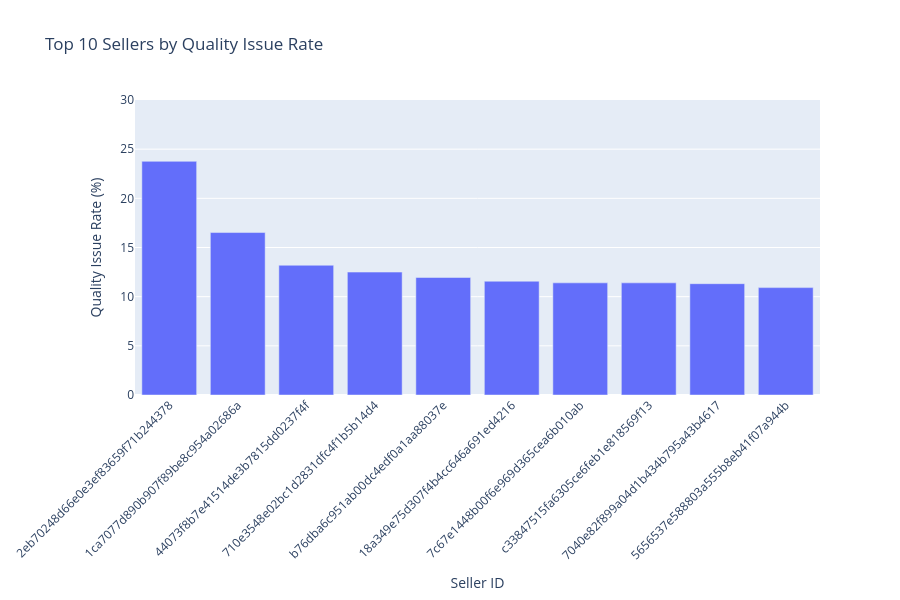

Notebook cell for this chart:
### Code cell
import plotly.express as px

top_10_sellers = (
    seller_analysis[seller_analysis['total_deliveries'] > 100]
    .sort_values('quality_issue_rate', ascending=False)
    .head(10)
)

fig = px.bar(
    top_10_sellers,
    x='seller_id',
    y='quality_issue_rate',
    hover_data=[
        'quality_issues',
        'total_deliveries',
        'number_of_categories'
    ],
    title='Top 10 Sellers by Quality Issue Rate',
    labels={
        'seller_id': 'Seller ID',
        'quality_issue_rate': 'Quality Issue Rate (%)',
        'quality_issues': 'Quality Issues',
        'total_deliveries': 'Total Deliveries',
        'number_of_categories': 'Number of Categories'
    }
)

fig.update_layout(
    height=600,
    xaxis_tickangle=-45,
    yaxis=dict(
        title='Quality Issue Rate (%)',
        tick0=0,
        dtick=5,
        range=[0, 30]
    )
)

fig.show()

### Figure 1 — Plotly figure (JSON) as saved in the notebook; plotly's stock layout.template omitted (floating-point values rounded to 4 significant figures)
{"data": [{"customdata": [[48, 202, 11], [19, 115, 2], [19, 144, 14], [17, 136, 9], [19, 159, 3], [14, 121, 17], [112, 982, 6], [13, 114, 2], [24, 212, 10], [19, 174, 11]], "hovertemplate": "Seller ID=%{x}<br>Quality Issue Rate (%)=%{y}<br>Quality Issues=%{customdata[0]}<br>Total Deliveries=%{customdata[1]}<br>Number of Categories=%{customdata[2]}<extra></extra>", "legendgroup": "", "marker": {"color": "#636efa", "pattern": {"shape": ""}}, "name": "", "orientation": "v", "showlegend": false, "textposition": "auto", "type": "bar", "x": ["2eb70248d66e0e3ef83659f71b244378", "1ca7077d890b907f89be8c954a02686a", "44073f8b7e41514de3b7815dd0237f4f", "710e3548e02bc1d2831dfc4f1b5b14d4", "b76dba6c951ab00dc4edf0a1aa88037e", "18a349e75d307f4b4cc646a691ed4216", "7c67e1448b00f6e969d365cea6b010ab", "c33847515fa6305ce6feb1e818569f13", "7040e82f899a04d1b434b795a43b4617", "5656537e588803a555b8eb41f07a944b"], "xaxis": "x", "y": [23.76, 16.52, 13.19, 12.5, 11.95, 11.57, 11.41, 11.4, 11.32, 10.92], "yaxis": "y"}], "layout": {"barmode": "relative", "height": 600, "legend": {"tracegroupgap": 0}, "title": {"text": "Top 10 Sellers by Quality Issue Rate"}, "xaxis": {"anchor": "y", "domain": [0, 1], "tickangle": -45, "title": {"text": "Seller ID"}}, "yaxis": {"anchor": "x", "domain": [0, 1], "dtick": 5, "range": [0, 30], "tick0": 0, "title": {"text": "Quality Issue Rate (%)"}}}}
